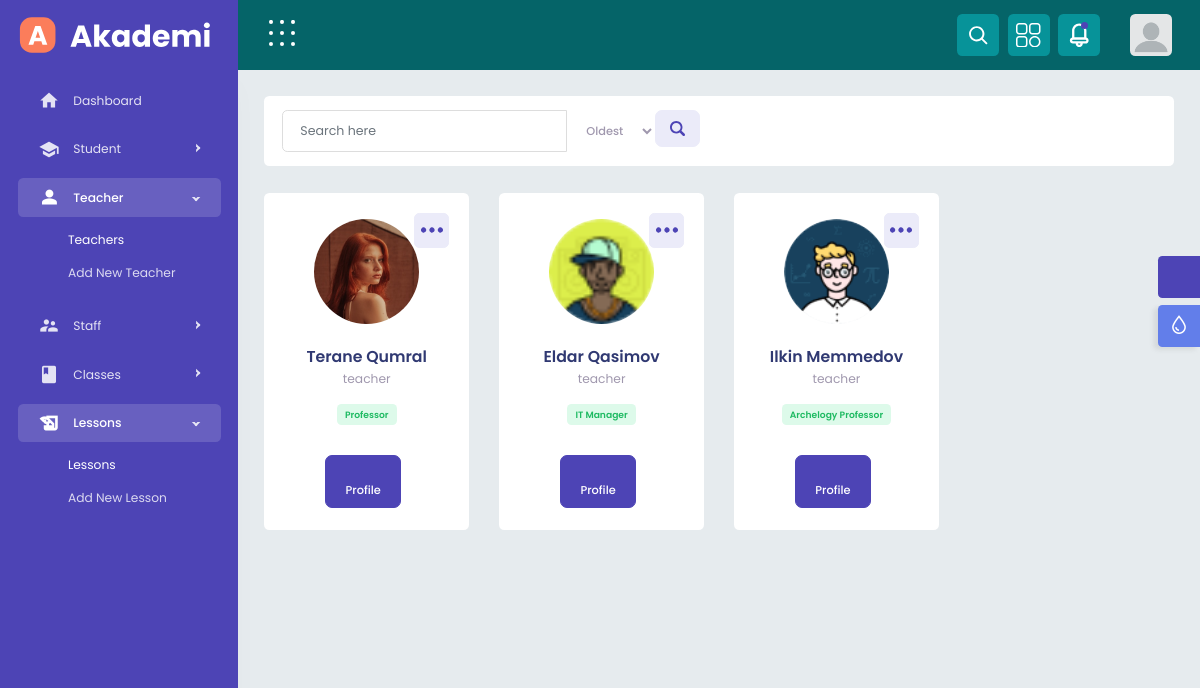
The page /teachers/ (signed in) on the database its author committed.
### baseuser/models.py (models this page shows, shortened)
class User(AbstractUser):
    created_at = models.DateTimeField(auto_now_add=True)
    updated_at = models.DateTimeField(auto_now=True)
    gender_choice = (
        ('male', 'Male'),
        ('female', 'Female'),
    )
    gender = models.CharField(max_length=250, choices=gender_choice)
    birthdate = models.DateField(null=True, blank=True)
    profile_photo = models.ImageField(default='profile_photos/default_pp.png', upload_to='profile_photos')
    user_type_names = (
        ('student', 'Student'),
        ('teacher', 'Teacher'),
        ('admin', 'Admin'),
    )
    user_type = models.CharField(max_length=500, choices=user_type_names)
    country = models.CharField(max_length=250)
    number = models.CharField(max_length=50,blank=True ,null=True)
    class Meta:
        verbose_name_plural = 'Users'

### staff/models.py (models this page shows, shortened)
class Teachers(models.Model):
    user = models.OneToOneField(User, on_delete=models.CASCADE, primary_key=True,related_name='teacher')
    position=models.CharField(max_length=250)
    about_teacher=models.TextField(null=True , blank=True)
    class Meta:
        verbose_name_plural = 'Teachers'

### baseuser/decorators.py (the view)
    def wrapper_func(request, *args, **kwargs):
        if request.user.user_type == 'admin':
            return view_func(request, *args, **kwargs)
        else:
            return redirect('error_permission')

### staff/templates/teacher.html (shortened to what this page needs)
{% extends 'base_core.html' %}
{% load static %}
{% block content %}
			{% include 'partials/navheader-preloader.html' %}
			{% include 'partials/header.html' %}
			{% include 'partials/sidebar.html' %}
        <div class="content-body">
			<div class="container-fluid">
				<div class="row">
					<div class="col-xl-12">
						<div class="row">
							<div class="col-xl-12">
								<div class="page-title flex-wrap">
									<form  method="get">
										<div class="input-group  ">
											<input type="text" class="form-control" name="search_query" value="{{ search_query|default:'' }}" placeholder='Search here'>
											<select name="filter_option" class="btn" aria-label="Default">
												<option value="oldest" {% if filter_option == 'oldest' %}selected{% endif %}>Oldest</option>
											</select>
											<div class="input-group-append ">
												<button class="btn btn-light" type="submit">
												</button>
											</div>
										</div>
									</form>
								</div>
							</div>
                            <div class="col-xl-12">
                                <div class="row">
									{% for teacher in teachers  %}
                                    <div class="col-xl-3 col-lg-4 col-sm-6">
                                        <div class="card contact_list text-center">
                                            <div class="card-body">
                                                <div class="user-content">
                                                    <div class="user-info">
                                                        <div class="user-img">
                                                            <img src="{{teacher.user.profile_photo.url }}" alt="" class="avatar avatar-xl">
                                                        </div>
                                                        <div class="user-details">
                                                            <h4 class="user-name mb-0">{{teacher.user.first_name }} {{teacher.user.last_name}}</h4>
                                                            <p>{{teacher.user.user_type}}</p>
                                                        </div>
                                                    </div>
                                                    <div class="dropdown">
                                                        <a href="javascript:void(0);" class="btn sharp btn-light" data-bs-toggle="dropdown" aria-expanded="false">
                                                        </a>
                                                    </div>
                                                </div>
                                                <div class="contact-icon">
                                                    <span class="badge badge-success light">
															{{ teacher.position }}
													</span>
                                                </div>
												<div class="d-flex align-items-center justify-content-center">
													<a href="{% url 'teacher_detail' teacher.user_id %}" class="btn  btn-primary btn-sm w-50 me-2 "><i class="fa-solid fa-user me-2"></i>Profile</a>
												</div>
                                            </div>
                                        </div>
                                    </div>
									{% endfor %}
								</div>
							</div>
						</div>
					</div>
				</div>
			</div>
		</div>
	</div>
    {% endblock %}

### core/templates/partials/header.html (shortened to what this page needs)
{% load static %}
{% block content %}
		<div class="header">
            <div class="header-content">
                <nav class="navbar navbar-expand">
                    <div class="collapse navbar-collapse justify-content-between">
                        <ul class="navbar-nav header-right">
							<li class="nav-item dropdown notification_dropdown search-area-header">
								<a class="nav-link" href="javascript:void(0);" role="button" data-bs-toggle="dropdown">
								</a>
							</li>
							<li class="nav-item dropdown notification_dropdown">
                                <a class="nav-link  menu-wallet" href="javascript:void(0);">
                                </a>
							</li>
							<li class="nav-item bell-icon blink dropdown notification_dropdown">
                                <a class="nav-link  " href="javascript:void(0);" role="button" data-bs-toggle="dropdown">
                                </a>
                            </li>
							<li class="nav-item">
								<div class="dropdown header-profile2">
									<a class="nav-link ms-0" href="javascript:void(0);" role="button" data-bs-toggle="dropdown" aria-expanded="false">
										<div class="header-info2 d-flex align-items-center">
											<img src="{{ request.user.profile_photo.url }}" alt="">
										</div>
									</a>
								</div>
							</li>
                        </ul>
                    </div>
				</nav>
			</div>
		</div>
{% endblock %}

### rows shown on the page
User: user.profile_photo (placeholder picture)
Teachers: user.profile_photo (picture), user.first_name "Terane", user.last_name "Qumral", user.user_type "teacher", position "Professor"
Teachers: user.profile_photo (picture), user.first_name "Eldar", user.last_name "Qasimov", user.user_type "teacher", position "IT Manager"
Teachers: user.profile_photo (picture), user.first_name "Ilkin", user.last_name "Memmedov", user.user_type "teacher", position "Archelogy Professor"
